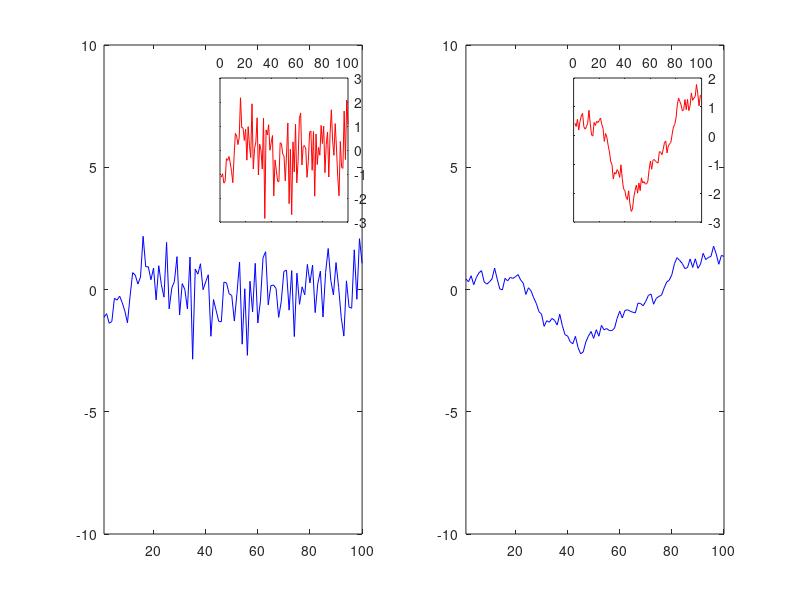

Here is the MATLAB script that generated this plot:
% Zoomed In/Out Plots within Subplots in Matlab
% http://stackoverflow.com/questions/6645790/zoomed-in-out-plots-within-subplots-in-matlab

clear all
close all
clc


% sample data
x = 1:100;
left = randn(100,1);
right = cumsum(rand(100,1)-0.5);

% build axes positions
hBig = [subplot(121) subplot(122)];         % create subplots
posBig = get(hBig, 'Position');             % record their positions
delete(hBig)                                % delete them
posSmall{1} = [0.275 0.63 0.16 0.24];
posSmall{2} = [0.717 0.63 0.16 0.24];

% create axes (big/small)
hAxB(1) = axes('Position',posBig{1});
hAxB(2) = axes('Position',posBig{2});
hAxS(1) = axes('Position',posSmall{1});
hAxS(2) = axes('Position',posSmall{2});

% plot
plot(hAxB(1), x, left, 'b');
plot(hAxB(2), x, right, 'b');
plot(hAxS(1), x, left, 'r');
plot(hAxS(2), x, right, 'r');

% set axes properties
set(hAxB, 'XLim',[1 100], 'YLim',[-10 10]);
set(hAxS , 'Color','none', 'XAxisLocation','top', 'YAxisLocation','right');

% background color of the smaller axes to be opaque (non-transparent)
set(hAxS , 'Color','w');
